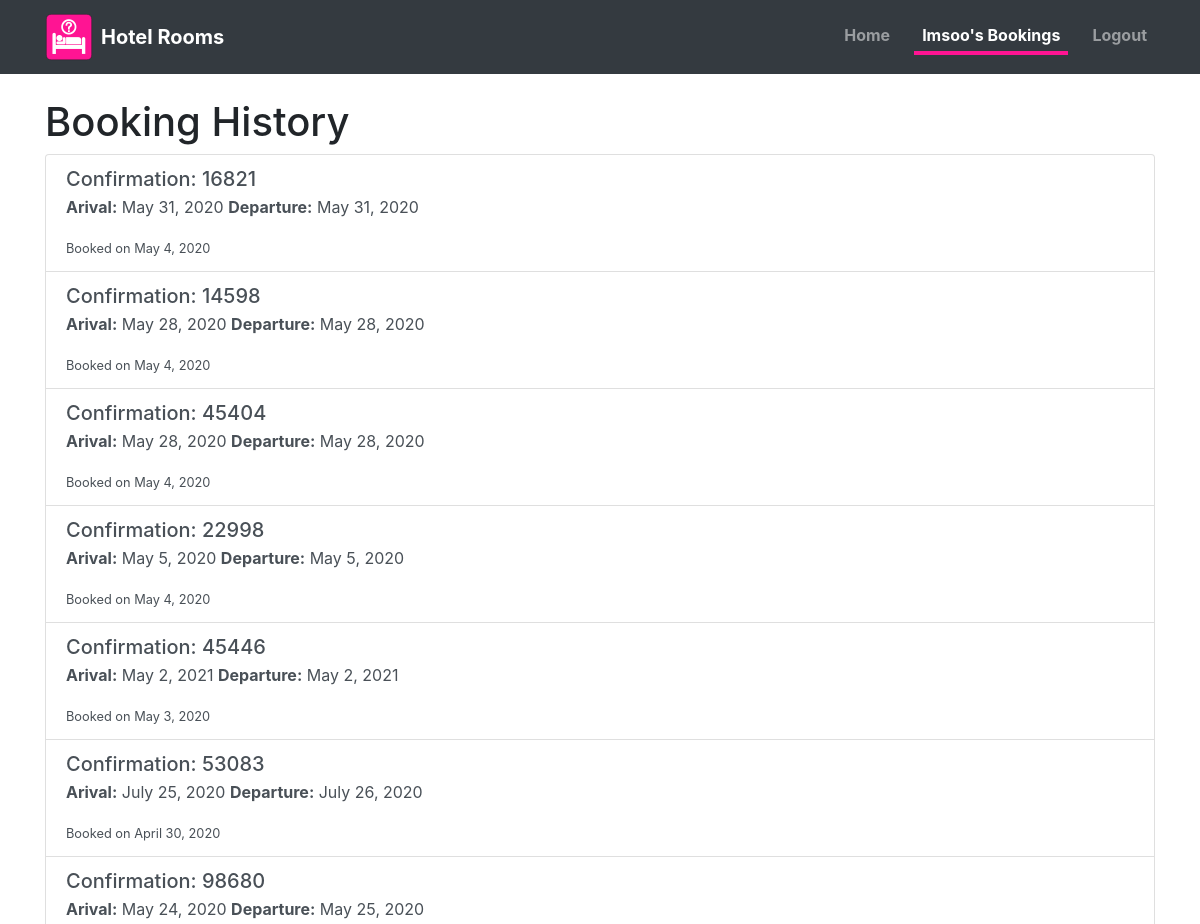
The app's page /history (signed in, upper part), older data.
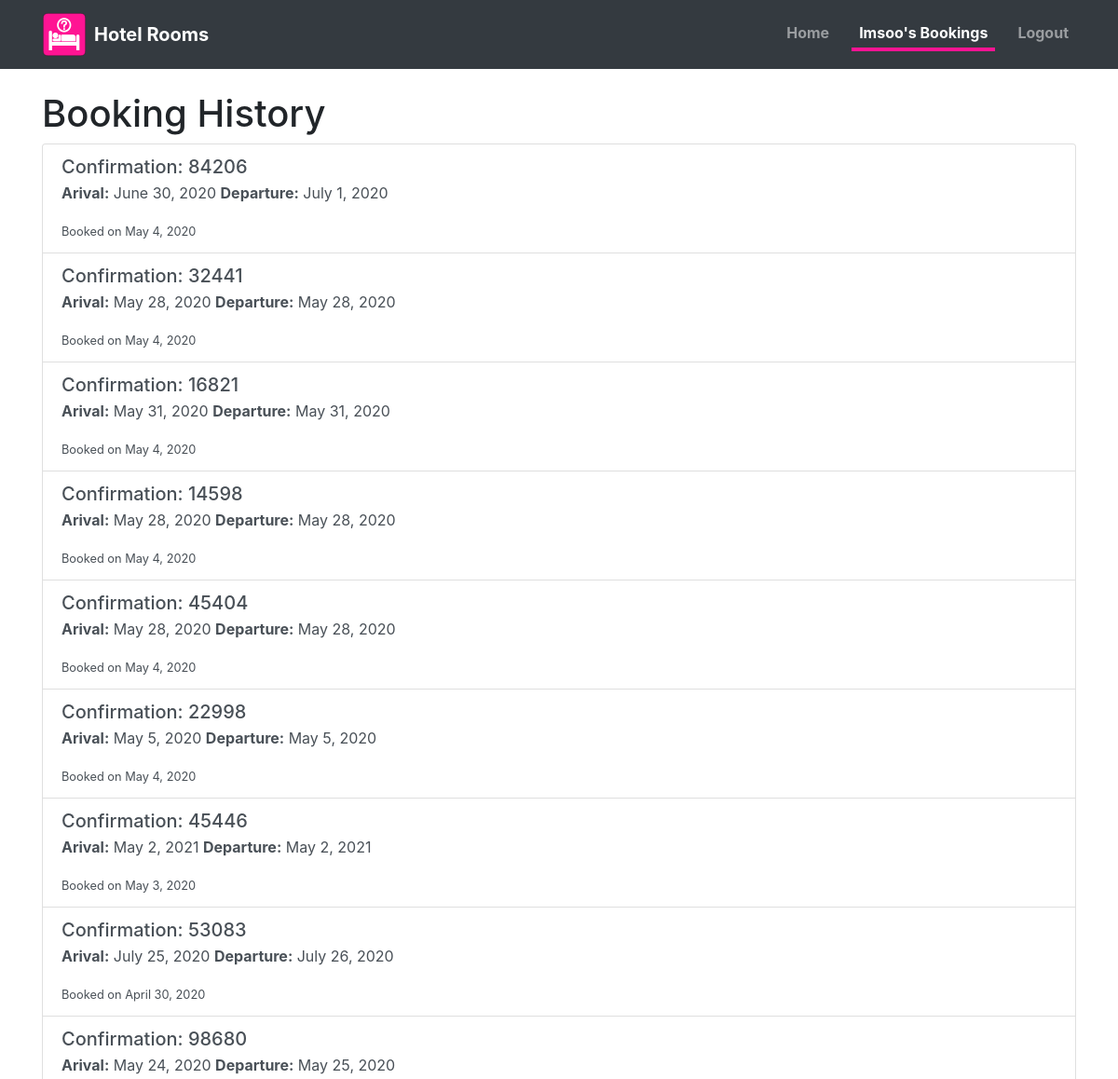
The same page, newer data.
### hotel/models.py (models this page shows)
class Booking(models.Model):
    create_date = models.DateTimeField(auto_now=True)
    confirmation = models.PositiveIntegerField()
    user = models.ForeignKey(User, on_delete=models.CASCADE,
                             related_name='guest')
    full_name = models.CharField(max_length=64)
    arrival_date = models.DateField()
    departure_date = models.DateField()
    phone_number = models.CharField(max_length=64)
    room = models.ForeignKey(Room, on_delete=models.CASCADE,
                             related_name='room_booked')
    hotel = models.ForeignKey('Hotel', on_delete=models.CASCADE,
                              related_name='hotel_booked')
    price_booked = models.DecimalField(max_digits=6, decimal_places=0,
                                       default=0)

### hotel/views.py (the view)
# urls.py: path("history", views.history, name="history"),
@login_required
def history(request):
    try:
        user = User.objects.get(pk=request.user.id)
        history = Booking.objects.filter(user=user).all().order_by(
            "-create_date")
        if not history:
            messages.add_message(request, messages.WARNING,
                                 "No booking history found.")
    except User.DoesNotExist:
        print('User does not exist.')
        messages.add_message(request, messages.WARNING,
                             "No User found, please login.")
    return render(request, "hotel/history.html",
                  {"history": history, "history_page": "active"})

### hotel/templates/hotel/history.html (shortened to what this page needs)
{% extends "hotel/layout.html" %}
{% load static %}
{% block body %}
    <div class="container mt-4">
        <h1>Booking History</h1>
        <div class="list-group mt-2">
            {% for booking in history %}
                {% ifchanged booking.confirmation %}
                <a href="{% url 'booking' booking.confirmation %}"
                   class="list-group-item list-group-item-action flex-column align-items-start">
                    <div class="d-flex w-100 justify-content-between">
                        <h5 class="mb-1">Confirmation: {{ booking.confirmation }}</h5>
                    </div>
                    <p class="text-left"><b>Arival:</b> {{ booking.arrival_date|date }}
                        <b>Departure:</b> {{ booking.departure_date|date }}
                    </p>
                    <small class="text-left">Booked on {{ booking.create_date|date }}</small>
                </a>
                {% endifchanged %}
            {% endfor %}
        </div>
    </div>
{% endblock %}

Row changes from the older to the newer data that the page shows:
added Booking: confirmation "84206", arrival_date "June 30, 2020", departure_date "July 1, 2020", create_date "May 4, 2020"
added Booking: confirmation "32441", arrival_date "May 28, 2020", departure_date "May 28, 2020", create_date "May 4, 2020"
